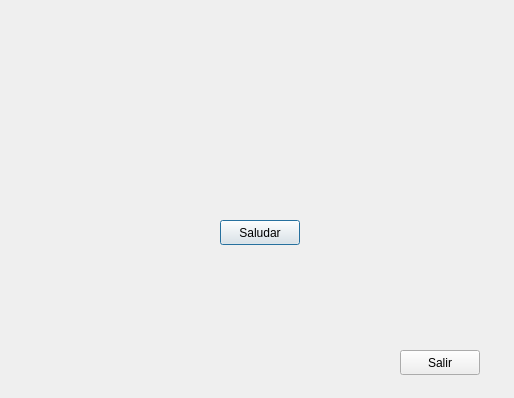
<?xml version="1.0" encoding="UTF-8"?>
<ui version="4.0">
 <class>Dialog</class>
 <widget class="QDialog" name="Dialog">
  <property name="geometry">
   <rect>
    <x>0</x>
    <y>0</y>
    <width>514</width>
    <height>398</height>
   </rect>
  </property>
  <property name="windowTitle">
   <string>Ventan Proyecto1</string>
  </property>
  <widget class="QLabel" name="label">
   <property name="geometry">
    <rect>
     <x>110</x>
     <y>50</y>
     <width>291</width>
     <height>61</height>
    </rect>
   </property>
   <property name="styleSheet">
    <string notr="true">font: 75 21pt &quot;Ubuntu Mono&quot;;</string>
   </property>
   <property name="text">
    <string/>
   </property>
  </widget>
  <widget class="QPushButton" name="pushButton">
   <property name="geometry">
    <rect>
     <x>220</x>
     <y>220</y>
     <width>80</width>
     <height>25</height>
    </rect>
   </property>
   <property name="text">
    <string>Saludar</string>
   </property>
  </widget>
  <widget class="QPushButton" name="BtnSalir">
   <property name="geometry">
    <rect>
     <x>400</x>
     <y>350</y>
     <width>80</width>
     <height>25</height>
    </rect>
   </property>
   <property name="text">
    <string>Salir</string>
   </property>
  </widget>
 </widget>
 <resources/>
 <connections/>
</ui>
